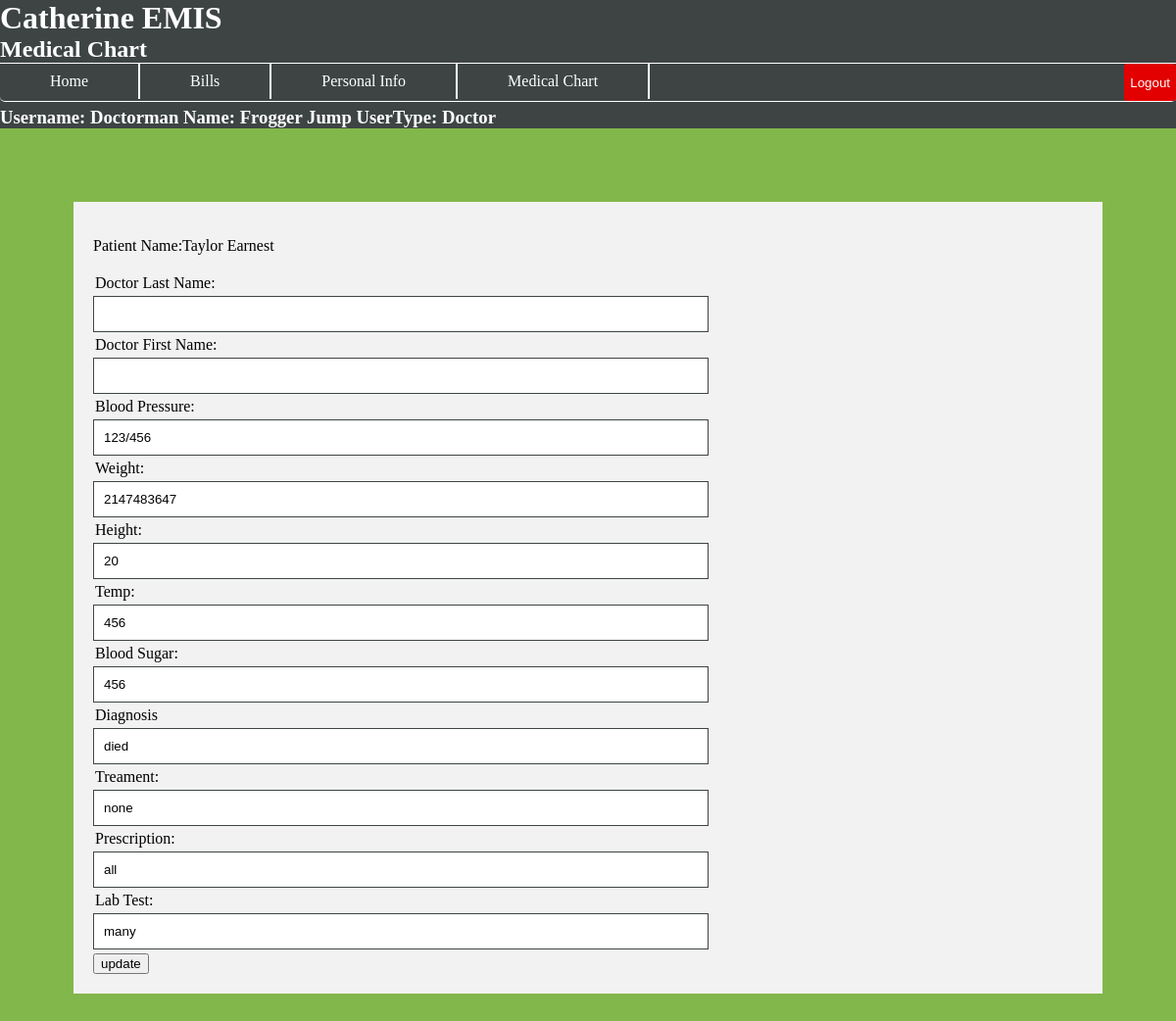
/MedicalInfo.php?patient=asdf (signed in), run on an earlier commit of the app's database.
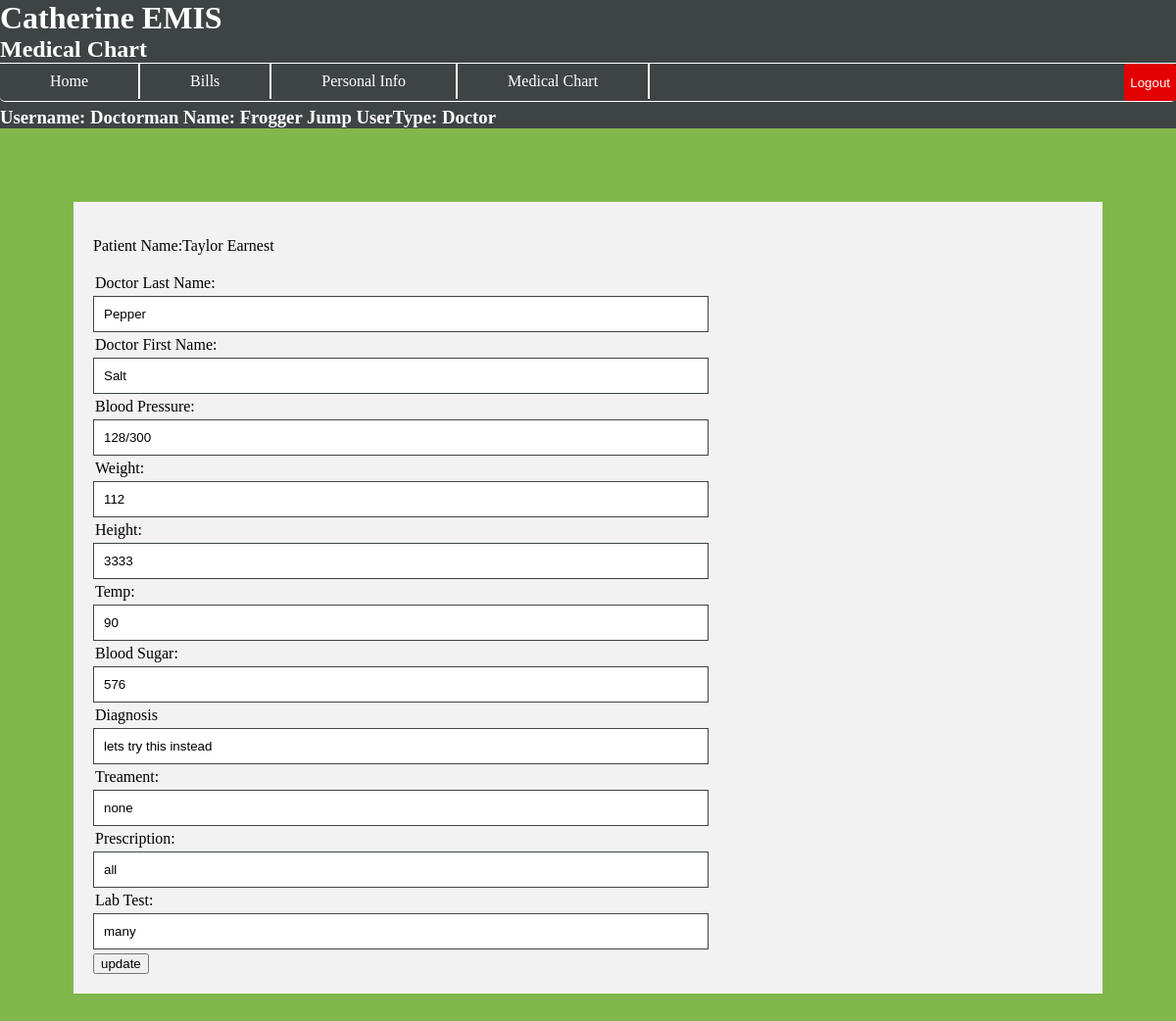
And on a later commit of the database.
### tables this page shows
CREATE TABLE `User` (
  `id` int(11) NOT NULL,
  `first` varchar(100) NOT NULL,
  `last` varchar(100) NOT NULL,
  `username` varchar(100) NOT NULL,
  `password` varchar(100) NOT NULL,
  `type` varchar(2) NOT NULL
);

CREATE TABLE `MedicalChart` (
  `id` int(11) NOT NULL,
  `person_id` int(11) NOT NULL,
  `doctor_id` int(11) NOT NULL,
  `vitals_date` varchar(11) NOT NULL,
  `blood_press` varchar(8) NOT NULL,
  `weight` int(11) NOT NULL,
  `height` int(11) NOT NULL,
  `temp` int(11) NOT NULL,
  `blood_sugar` int(11) NOT NULL,
  `diagnosis` varchar(1000) NOT NULL,
  `treatment` varchar(1000) NOT NULL,
  `prescription` varchar(1000) NOT NULL,
  `lab_test` varchar(1000) NOT NULL
);

### MedicalInfo.php (the view, shortened to what this page needs)
<!DOCTYPE html>
<html lang="en">
<?php
$mysqli = mysqli_connect("localhost", "group", "group5", "group");
if($_SESSION["update"] == false) {
    $patient = null;
}
if(!empty($_GET["patient"])){
    $patient = $_SESSION["patient"];
}
?>
<head>
</head>
<body>
    <h1>Catherine EMIS</h1>
    <h2>Medical Chart</h2>
    <ul class="buttons_bar">
        <li class="buttons_in_bar"><a href="/homepage.php">Home</a></li>
        <li class="buttons_in_bar"><a href="/BillPage.php">Bills</a></li>
	<li class="buttons_in_bar"><a href="/PersonalInfo.php">Personal Info</a></li>
        <li class="buttons_in_bar"><a href="/MedicalInfo.php">Medical Chart</a></li>
        <form action ="logout.php">
	<button type="submit" class="logout_button out" value="Logout">Logout</button>
    </ul>
<?php
    $CurrUser = $_SESSION['username'];
    $personID = $mysqli->query("SELECT id FROM User WHERE username = '$CurrUser'")->fetch_object()->id;
    $firstName = $mysqli->query("SELECT first FROM User WHERE username = '$CurrUser'")->fetch_object()->first;
    $lastName = $mysqli->query("SELECT last FROM User WHERE username = '$CurrUser'")->fetch_object()->last;
    $userType = $mysqli->query("SELECT type FROM User WHERE username = '$CurrUser'")->fetch_object()->type;
    if($userType == 'U') {
        $type = "Patient";
        $searchMedRec = $mysqli->query("SELECT * FROM MedicalChart WHERE person_id = '$personID'");
        $medChart = $searchMedRec->fetch_object();
        $doctorID = $medChart->doctor_id;
        $doctorFirst = $mysqli->query("SELECT first FROM User WHERE id = '$doctorID'")->fetch_object()->first;
        $doctorLast = $mysqli->query("SELECT last FROM User WHERE id = '$doctorID'")->fetch_object()->last;
        echo
	"<div class=\"div_border_bottom\">
	    <h3><br></br>Username: $CurrUser Name: $firstName $lastName
		UserType: $type</h3>
	 </div>";
        echo "<div class =\"container\">
            <h3>Your Medical Chart:</h3>
            <p> Doctor: Dr. $doctorFirst, $doctorLast </p>
            <p> Blood Pressure:  $medChart->blood_press </p>
            <p>Last Vitals Date: $medChart->vitals_date</p>
            <p> Weight: $medChart->weight </p>
            <p> Height: $medChart->height </p>
            <p> Temp: $medChart->temp</p>
            <p> Blood Sugar: $medChart->blood_sugar</p>
            <p> Diagnosis: $medChart->diagnosis</p>
            <p> Treatment: $medChart->treatment</p>
            <p> Prescription: $medChart->prescription</p>
            <p> Lab Test: $medChart->lab_test</p>
        </div>";
    } elseif(!(is_null($patient)) && (($userType == 'D') || ($userType == 'N'))){
        if($userType=='N'){
            $type = "Nurse";
        } else {
            $type = "Doctor";
        }
        echo "<h3><br></br>Username: $CurrUser Name: $firstName $lastName UserType: $type</h3>";
        $patient = $_SESSION["patient"];
        $patientID = $mysqli->query("SELECT id FROM User WHERE username = '$patient'")->fetch_object()->id;
        $pfirstName = $mysqli->query("SELECT first FROM User WHERE username = '$patient'")->fetch_object()->first;
        $plastName = $mysqli->query("SELECT last FROM User WHERE username = '$patient'")->fetch_object()->last;
        $searchMedRec = $mysqli->query("SELECT * FROM MedicalChart WHERE person_id = '$patientID'");
        $medChart = $searchMedRec->fetch_object();
        $doctorID = $medChart->doctor_id;
        $doctorFirst = $mysqli->query("SELECT first FROM User WHERE id = '$doctorID'")->fetch_object()->first;
        $doctorLast = $mysqli->query("SELECT last FROM User WHERE id = '$doctorID'")->fetch_object()->last;
        echo "<div class=\"container\">
                    <form action =\"\" method=\"GET\">
                      <p>Patient Name:$pfirstName $plastName</p>";
	echo "
                        <div class =\"div_small_separator\"></div>
                        <label for=\"DoctorLastName\">Doctor Last Name:</label>
                        <div class =\"div_small_separator\"></div>
                        <input type =\"text\" id =\"DoctorLastName\" name =\"DoctorLastName\"
                               value= \"$doctorLast\">";
	echo "
                        <div class =\"div_small_separator\"></div>
                        <label for=\"DoctorFirstName\">Doctor First Name:</label>
                        <div class =\"div_small_separator\"></div>
                        <input type =\"text\" id =\"DoctorFirstName\" name =\"DoctorFirstName\"
                                value= \"$doctorFirst\">";
	$bloodPress = $medChart->blood_press;
	echo "
                        <div class =\"div_small_separator\"></div>
                        <label for=\"BloodPress\">Blood Pressure:</label>
                        <div class =\"div_small_separator\"></div>
                        <input type =\"text\" id =\"BloodPress\" name =\"BloodPress\"
                                value= \"$bloodPress\">";
	$weight = $medChart->weight;
        echo "
                        <div class =\"div_small_separator\"></div>
                        <label for=\"Weight\">Weight:</label>
                        <div class =\"div_small_separator\"></div>
                        <input type =\"text\" id =\"Weight\" name =\"Weight\"
                                value= \"$weight\">";
	$height = $medChart->height;
	echo "
                        <div class =\"div_small_separator\"></div>
                        <label for=\"Height\">Height:</label>
                        <div class =\"div_small_separator\"></div>
                        <input type =\"text\" id =\"Height\" name =\"Height\"
                                value= \"$height\">";
	$temp = $medChart->temp;
        echo "
                        <div class =\"div_small_separator\"></div>
                        <label for=\"Temp\">Temp:</label>
                        <div class =\"div_small_separator\"></div>
                        <input type =\"text\" id =\"Temp\" name =\"Temp\"
                                value= \"$temp\">";
	$bloodSugar = $medChart->blood_sugar;
	echo "
                        <div class =\"div_small_separator\"></div>
                        <label for=\"BloodSugar\">Blood Sugar:</label>
                        <div class =\"div_small_separator\"></div>
                        <input type =\"text\" id =\"BloodSugar\" name =\"BloodSugar\"
                                value= \"$bloodSugar\">";
      if($userType == 'D'){
        $diag = $medChart->diagnosis;
	echo "
                        <div class =\"div_small_separator\"></div>
                        <label for=\"Diagnosis\">Diagnosis</label>
                        <div class =\"div_small_separator\"></div>
                        <input type =\"text\" id =\"Diagnosis\" name =\"Diagnosis\"
                                value= \"$diag\">";
        $treat = $medChart->treatment;
	echo "
                        <div class =\"div_small_separator\"></div>
                        <label for=\"Treatment\">Treament:</label>
                        <div class =\"div_small_separator\"></div>
                        <input type =\"text\" id =\"Treatment\" name =\"Treatment\"
                                value= \"$treat\">";
	echo "
                        <div class =\"div_small_separator\"></div>
                        <label for=\"Prescription\">Prescription:</label>
                        <div class =\"div_small_separator\"></div>
                        <input type =\"text\" id =\"Prescription\" name =\"Prescription\"
                                value= \"$medChart->prescription\">";
	echo "
                        <div class =\"div_small_separator\"></div>
                        <label for=\"LabTest\">Lab Test:</label>
                        <div class =\"div_small_separator\"></div>
                        <input type =\"text\" id =\"LabTest\" name=\"LabTest\"
                                value= \"$medChart->lab_test\">";
       echo "
                        <div class =\"div_small_separator\"></div>
                        <input type=\"hidden\" name = \"patient\" value = $patient>
                        <input type =\"submit\" value =\"update\"/>";
                        } else {
            echo "  <p>Diagnosis:$mecChart->diagnosis</p>
                    <p>Treatment:$medChart->treatment</p>
                    <p>Prescription:$medChart->prescription</p>
                    <p>Lab Test:$medChart->lab_test</p>
                ";
        }
              echo"
                    </form>
                </div>";
		printf("%s \n", $mysqli->error);
    }
?>
</body>
</html>

### MedicalInfo.php (style rules this page uses)
body { margin: 0; padding: 0; background-color: #82b74b; }
h1 { margin: 0; background-color: #3e4444; color: white; font-family: "Trebuchet MS"; text-align: left; }
h2 { margin: 0; background-color: #3e4444; color: white; font-family: "Trebuchet MS"; text-align: left; }
h3 { margin: 0; background-color: #3e4444; color: white; font-family: "Trebuchet MS"; text-align: left; }
input[type=text] { width: 60%; padding: 10px; resize: vertical; border: 1px solid #3e4444; font-size-adjust: inherit; }
label { padding: 2px; }
.logout_button { background-color: #e20000; color: white; border: medium none; border-radius: 3px; font-size-adjust: inherit; }
.out { text-align: center; float: right; height: 38px; }
.buttons_bar { list-style-type: none; margin: 0; padding: 0; width: 100%; background-color: #3e4444; border-radius: 5px; border-bottom: solid #ffffff 1px; position: absolute; }
.buttons_in_bar a { display: inline-block; padding: 9px 51px; border-right: 2px solid #ffffff; text-align: center; font-weight: normal; float: left; color: white; text-decoration: none; }
.container { background-color: #f2f2f2; margin: 75px; padding: 20px; }
.div_small_separator { padding: 2px; }

What changed in the data, as far as the page shows it:
changed medicalchart "none": DoctorLastName (not shown) → "Pepper"; DoctorFirstName (not shown) → "Salt"; BloodPress "123/456" → "128/300"; Weight "2147483647" → "112"; Height "20" → "3333"; Temp "456" → "90"; BloodSugar "456" → "576"; Diagnosis "died" → "lets try this instead"
